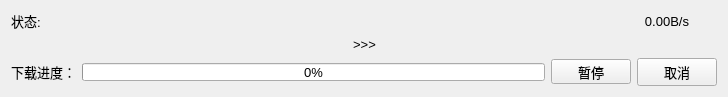
<?xml version="1.0" encoding="UTF-8"?>
<ui version="4.0">
 <class>DownloadFileItem</class>
 <widget class="QFrame" name="DownloadFileItem">
  <property name="geometry">
   <rect>
    <x>0</x>
    <y>0</y>
    <width>728</width>
    <height>95</height>
   </rect>
  </property>
  <property name="minimumSize">
   <size>
    <width>0</width>
    <height>0</height>
   </size>
  </property>
  <property name="maximumSize">
   <size>
    <width>16777215</width>
    <height>114</height>
   </size>
  </property>
  <property name="font">
   <font>
    <pointsize>10</pointsize>
   </font>
  </property>
  <property name="windowTitle">
   <string>Frame</string>
  </property>
  <layout class="QVBoxLayout" name="verticalLayout">
   <item>
    <layout class="QHBoxLayout" name="horizontalLayout">
     <item>
      <widget class="QLabel" name="label_3">
       <property name="maximumSize">
        <size>
         <width>35</width>
         <height>16777215</height>
        </size>
       </property>
       <property name="font">
        <font>
         <pointsize>10</pointsize>
        </font>
       </property>
       <property name="text">
        <string>状态: </string>
       </property>
       <property name="alignment">
        <set>Qt::AlignLeading|Qt::AlignLeft|Qt::AlignVCenter</set>
       </property>
      </widget>
     </item>
     <item>
      <widget class="QLabel" name="label_state">
       <property name="maximumSize">
        <size>
         <width>16777215</width>
         <height>24</height>
        </size>
       </property>
       <property name="font">
        <font>
         <pointsize>10</pointsize>
        </font>
       </property>
       <property name="text">
        <string/>
       </property>
       <property name="alignment">
        <set>Qt::AlignLeading|Qt::AlignLeft|Qt::AlignVCenter</set>
       </property>
      </widget>
     </item>
     <item>
      <widget class="QLabel" name="label_speed">
       <property name="maximumSize">
        <size>
         <width>100</width>
         <height>24</height>
        </size>
       </property>
       <property name="font">
        <font>
         <pointsize>10</pointsize>
        </font>
       </property>
       <property name="text">
        <string>0.00B/s</string>
       </property>
       <property name="alignment">
        <set>Qt::AlignCenter</set>
       </property>
      </widget>
     </item>
    </layout>
   </item>
   <item>
    <layout class="QHBoxLayout" name="horizontalLayout_3">
     <item>
      <widget class="QLabel" name="label_fileFrom">
       <property name="maximumSize">
        <size>
         <width>16777215</width>
         <height>25</height>
        </size>
       </property>
       <property name="text">
        <string/>
       </property>
      </widget>
     </item>
     <item>
      <widget class="QLabel" name="label_2">
       <property name="maximumSize">
        <size>
         <width>85</width>
         <height>16777215</height>
        </size>
       </property>
       <property name="text">
        <string>&gt;&gt;&gt;</string>
       </property>
       <property name="alignment">
        <set>Qt::AlignCenter</set>
       </property>
      </widget>
     </item>
     <item>
      <widget class="QLabel" name="label_name">
       <property name="maximumSize">
        <size>
         <width>16777215</width>
         <height>25</height>
        </size>
       </property>
       <property name="text">
        <string/>
       </property>
      </widget>
     </item>
    </layout>
   </item>
   <item>
    <layout class="QHBoxLayout" name="horizontalLayout_2">
     <item>
      <widget class="QLabel" name="label">
       <property name="maximumSize">
        <size>
         <width>16777215</width>
         <height>25</height>
        </size>
       </property>
       <property name="text">
        <string>下载进度：</string>
       </property>
      </widget>
     </item>
     <item>
      <widget class="QProgressBar" name="progressBar">
       <property name="maximumSize">
        <size>
         <width>16777215</width>
         <height>18</height>
        </size>
       </property>
       <property name="minimum">
        <number>0</number>
       </property>
       <property name="maximum">
        <number>100</number>
       </property>
       <property name="value">
        <number>0</number>
       </property>
      </widget>
     </item>
     <item>
      <widget class="QPushButton" name="pushButton_switch">
       <property name="maximumSize">
        <size>
         <width>16777215</width>
         <height>25</height>
        </size>
       </property>
       <property name="text">
        <string>暂停</string>
       </property>
      </widget>
     </item>
     <item>
      <widget class="QPushButton" name="pushButton_cancel">
       <property name="text">
        <string>取消</string>
       </property>
      </widget>
     </item>
    </layout>
   </item>
  </layout>
 </widget>
 <resources/>
 <connections/>
</ui>
